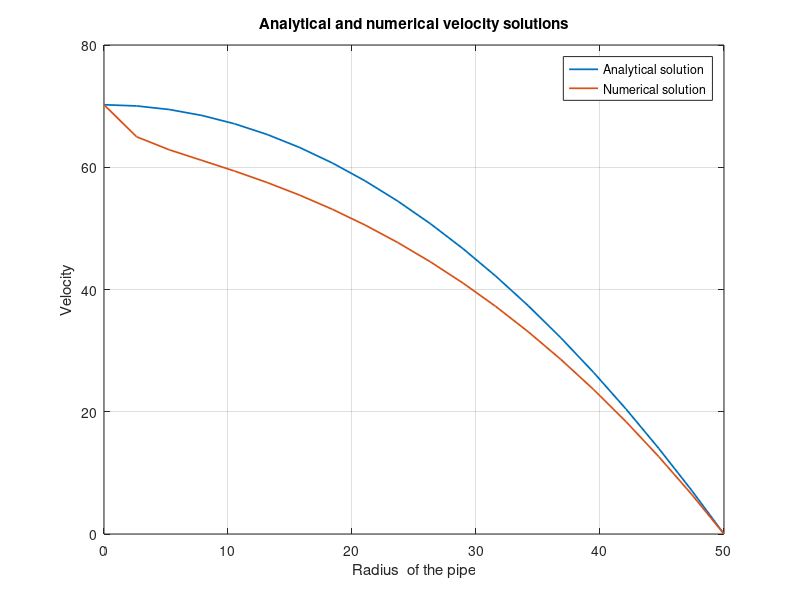
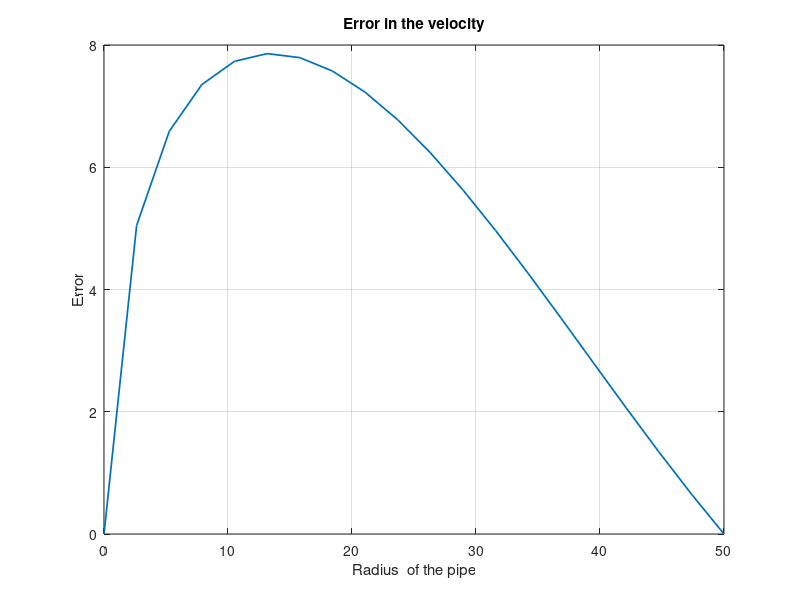

The MATLAB script that drew these images, in order:
% The plotted graphs are scaled down by an order of 1e6.

G = 100;                  % Pressure gradient
mu = 8.9e-4;              % Viscosity
a = 50;                   % Radius of pipe
uz_0 = G*(a^2)/(4*mu);    % uz at r = 0
uz_a = 0;                 % uz at the boundary
n = 20;                   % Number of mesh points
r = linspace(0,a,n);      % mesh domain

% Analytical solution
uz_analytical = (G/(4*mu))*(a^2 - r.^2);

% Numerical solution
iter_max = 100;           % Maximum number of iterations

dr = a/(n-1);             % delta r

uz_numerical(1) = uz_0;
uz_numerical(n) = uz_a;

for i = 1:iter_max
    for j = 2:n-1
        
        uz_numerical(j) = ((G*((j-1)*a/(n-1))*(dr^2)/mu) + (((j+0.5-1)*a/(n-1))*uz_numerical(j+1)) + ...
            (((j-0.5-1)*a/(n-1))*uz_numerical(j-1)))/(((j+0.5-1)*a/(n-1))+((j-0.5-1)*a/(n-1)));
                
    end 
end 

figure(1);
plot(r, uz_analytical/1e6, 'Linewidth', 1.25);
title("Analytical and numerical velocity solutions");
xlabel("Radius  of the pipe");
ylabel("Velocity");
hold on;
plot(r, uz_numerical/1e6, 'Linewidth', 1.25);
legend("Analytical solution", "Numerical solution");
grid on;

figure(2);
plot(r, (abs(uz_numerical - uz_analytical))/1e6, 'Linewidth', 1.25);
title("Error in the velocity");
xlabel("Radius  of the pipe");
ylabel("Error");
grid on;

clear;
clc;
